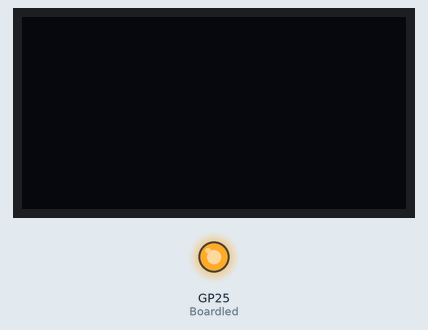
The program below on a simulated Raspberry Pi Pico running MicroPython. On the bench: 128×64 one-colour display, output pins drawn as LEDs (lit = HIGH). Library files of the repository ran but are not shown: ssd1306.py. At 0.0 s the program stops and its outputs stay as they are.

Above: at 0.1 s.
Timing chart, 0 to 1.5 s (numbered marks = the images above):
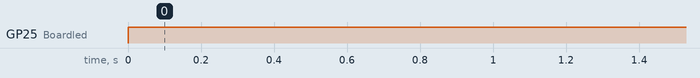

The program:

OLEDtest.py
```python
from machine import Pin, I2C
from ssd1306 import SSD1306_I2C
import framebuf
import time

Boardled = Pin("LED", Pin.OUT)
Boardled.value(1)

WIDTH = 128
HEIGHT = 64

i2c = I2C(0, scl = Pin(17), sda = Pin(16), freq=400000)

display = SSD1306_I2C(128, 64, i2c)
```

Measured:
- by itself, GP25 (Boardled): LOW → HIGH at 0.00 s
